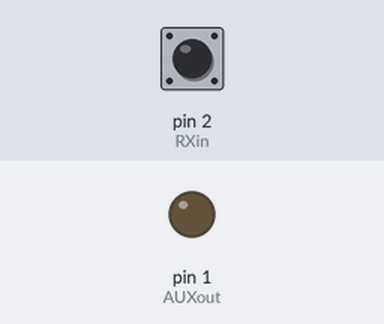
Recording of a sketch running on a simulated Arduino Uno, built with avr-gcc and run on an emulated ATmega328P. On the bench: output pins drawn as LEDs (lit = HIGH). Inputs (shaded band) come from the test bench; at power-on: pin 2 (RXin) LOW.

Above: at 1.2 s.
1.3 s: pin 2 (RXin) pulsed HIGH 2 times (0.12 s each, 0.3 s apart)
At 2.5 s:
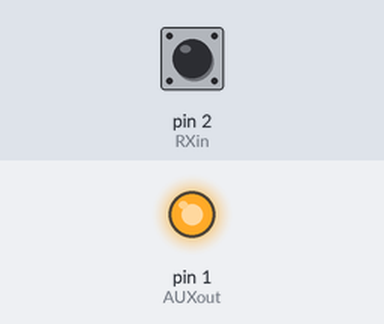
Timing chart, 0 to 4.3 s (numbered marks = the images above; inputs shaded):
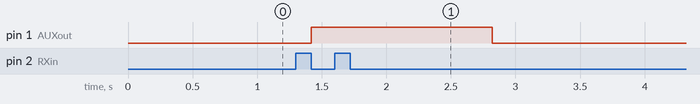

The sketch:

RXswitch2.ino
```cpp
// Code by HavocRC.
//   AJ Robinson


int RXin = 2;
int AUXout = 1;

unsigned long number;
unsigned long variable;
int signal = 0;

void setup()
{
  pinMode(RXin, INPUT);
  pinMode(AUXout, OUTPUT);
}

void loop()
{
  number = pulseIn(RXin, HIGH);
  variable = map(number, 975, 2005, 0, 235);


  if (number < 1100)
   {
     digitalWrite(AUXout, LOW);

   }

  else
  {
     analogWrite(AUXout, variable);
  }

  delay(100);

}
```

Measured:
- after the input at 1.3 s, pin 1 (AUXout): LOW → HIGH after 0.12 s, → LOW 1.4 s later
